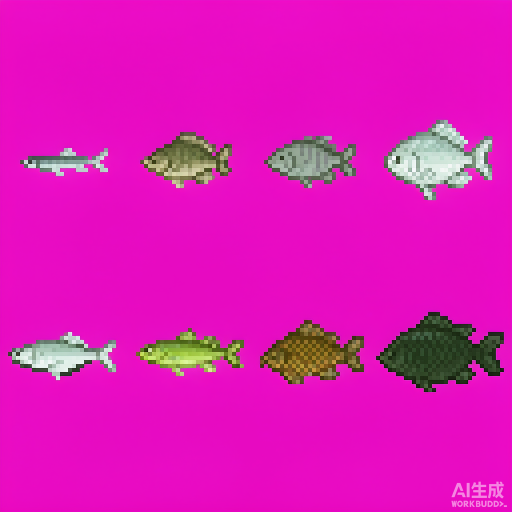
#> input picture assets/raw/pond_sheet.png, 1024 x 1024 px, found by its file name (shown at 1/2 size)
$ python gen_sprites.py
#> lines starting #> are read from the running program, lines starting #| are printed output that depends on the picture; after the words box and inside, x2 and y2 are one past the last pixel; in counts of white or black regions, pixels touching at a corner belong together
#!/usr/bin/env python3
# -*- coding: utf-8 -*-
"""
gen_sprites.py — 把 ImageGen 产出的像素原图（品红背景拼图）转成 LVGL C 数组 sprite。

处理链：
  裁掉水印边 → 品红抠底(硬边二值化) → 按网格切格 → 取每格主体 bbox →
  裁边→等比缩放(NEAREST)居中到目标画布 → 量化到 <=N 色 → 导出 C 数组 →
  程序化生成"未捕剪影" → 产出预览 PNG 与 preview.html。

用法:
  python tools/gen_sprites.py [--raw assets/raw] [--out assets/sprites]

参数化：新增一条鱼/道具，只需在下面的 FISH / PROPS / BACKGROUNDS 清单加一行，
重跑本脚本即可（sprite 与索引自动扩，无需手工改 C 数组）。
"""
import os
import sys
import base64
import argparse
from io import BytesIO

import numpy as np
from PIL import Image, ImageDraw, ImageFont

# ----------------------------------------------------------------------------
# 资产清单（改这里即可扩内容）
# ----------------------------------------------------------------------------
FISH_W, FISH_H = 48, 32          # 游戏内/图鉴 master 尺寸（图鉴用整数 2× 放大）
QUANT_COLORS = 24                # 调色板量化上限（保真又不失像素质感）

# 鱼：三张栖息地拼图，每张 4 列 × 2 行，行优先
FISH_SHEETS = {
    "pond": [
        ("baitiao",  "白条"), ("jiyu",     "鲫鱼"), ("luofei", "罗非鱼"), ("lianyu", "鲢鱼"),
        ("bianyu",   "鳊鱼"), ("caoyu",    "草鱼"), ("liyu",   "鲤鱼"),   ("qingyu", "青鱼"),
    ],
    "river": [
        ("makou",     "马口鱼"), ("huangsang", "黄颡鱼"), ("qiaozui", "翘嘴"), ("luyu",  "鲈鱼"),
        ("guiyu",     "鳜鱼"),   ("nianyu",    "鲶鱼"),   ("junyu",   "军鱼"), ("ganyu", "鳡鱼"),
    ],
    "sea": [
        ("xiaohuang", "小黄鱼"), ("daiyu",   "带鱼"),   ("bayu",   "鲅鱼"),   ("shiban",  "石斑鱼"),
        ("bimu",      "比目鱼"), ("jinqiang","金枪鱼"), ("qiyu",   "旗鱼"),   ("xiaosha", "小鲨鱼"),
    ],
}

# 道具/饵/竿/图标：一张 4×4 拼图，行优先
# 字段：(key, 中文, 行, 列, 横向跨格数, 输出宽, 输出高, 分类[, 旋转角度°])
#   —— 海竿那张图很宽，横跨了 (1,1)(1,2) 两格，所以要 colspan=2；
#      浮漂在 (1,3)，(1,2) 是空的（之前错填成 (1,2)，导致整列错位：
#      浮漂变成空图、鱼钩拿到浮漂、图鉴拿到水波……）
#   —— 竿/漂/饵的输出尺寸是"游戏里实际显示的大小"，不是美术原稿大小：
#      原稿只有 12~24px，直接摆到 240×320 的钓场里像一粒沙。这里先 NEAREST
#      放大再旋转，旋转放在放大之后（先生成 3× 方块再转，边缘是 3px 台阶，
#      符合像素风；反过来的话旋转锯齿会被放大 3 倍）。
PROPS_SHEET = "props_sheet.png"
PROPS = [
    ("bait_worm",     "蚯蚓",   0, 0, 1, 32, 32, "bait"),
    ("bait_dough",    "面团",   0, 1, 1, 32, 32, "bait"),
    ("bait_spinner",  "亮片",   0, 2, 1, 32, 32, "bait"),
    ("rod_hand",      "手竿",   0, 3, 1, 76, 76, "rod", 40),
    ("rod_lure",      "路亚竿", 1, 0, 1, 76, 76, "rod", 40),
    ("rod_sea",       "海竿",   1, 1, 2, 76, 76, "rod", 40),
    ("prop_float",    "浮漂",   1, 3, 1, 24, 32, "prop"),
    ("prop_hook",     "鱼钩",   2, 0, 1, 12, 12, "prop"),
    ("prop_bubble",   "气泡",   2, 1, 1,  8,  8, "prop"),
    ("prop_wave",     "水波",   2, 2, 1, 24,  4, "prop"),
    ("icon_codex",    "图鉴",   2, 3, 1, 16, 16, "icon"),
    ("icon_star",     "稀有",   3, 0, 1,  8,  8, "icon"),
    ("icon_perfect",  "完美",   3, 1, 1, 12, 12, "icon"),
]

# 鱼竿的卷线器原稿是"白圈 + 深色轴"，在浅蓝天空上会糊成一块发光白斑。
# 这里把竿上的近白像素压成中灰蓝（阈值, 目标色），卷线器读成金属轮且保住中间的轴。
# 只对 cat == "rod" 生效，鱼/饵/道具/背景都不动。
ROD_DARKEN = (110, (88, 98, 115))

# 场景背景：全屏 240×320（RGB565 不透明，省一半空间）
BG_W, BG_H = 240, 320
BACKGROUNDS = [
    ("bg_pond",  "静水塘", "bg_pond.png"),
    ("bg_river", "急流河", "bg_river.png"),
    ("bg_sea",   "深海",   "bg_sea.png"),
]

# ----------------------------------------------------------------------------
# 图像处理
# ----------------------------------------------------------------------------

def crop_watermark(img, bottom_frac=0.09):
    """裁掉底部水印带（ImageGen 右下角 'AI生成' 水印）。"""
#> called with bottom_frac = 0.09
    w, h = img.size
#> w = 1024; h = 1024
    return img.crop((0, 0, w, int(h * (1.0 - bottom_frac))))
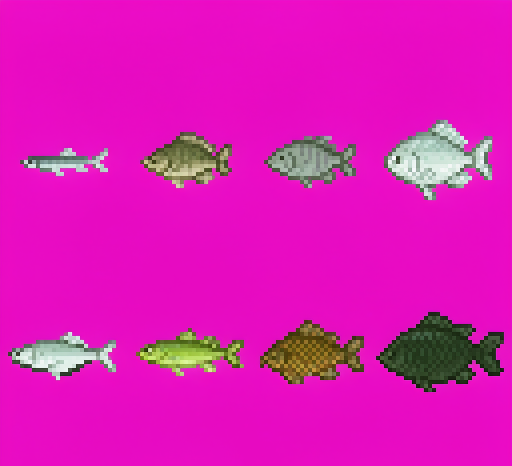
#> returned value: PIL image 1024x931 RGBA (shown at 1/2 size); mean R, G, B, A 219.2, 25.7, 183.8, 255


def key_out_magenta(img, tol=95):
    """品红背景(四角取中位色) → alpha；硬边二值化。"""
#> called with tol = 95
    a = np.asarray(img.convert("RGBA")).astype(np.int16)
    h, w, _ = a.shape
#> h = 931; w = 1024
    rgb = a[..., :3]
    patches = [rgb[0:24, 0:24], rgb[0:24, w - 24:w], rgb[h - 24:h, 0:24], rgb[h - 24:h, w - 24:w]]
    bg = np.median(np.concatenate([p.reshape(-1, 3) for p in patches]), axis=0)
#> bg = [235, 12, 197]
    d = np.sqrt(((rgb - bg) ** 2).sum(-1))
    alpha = np.where(d < tol, 0, 255).astype(np.uint8)
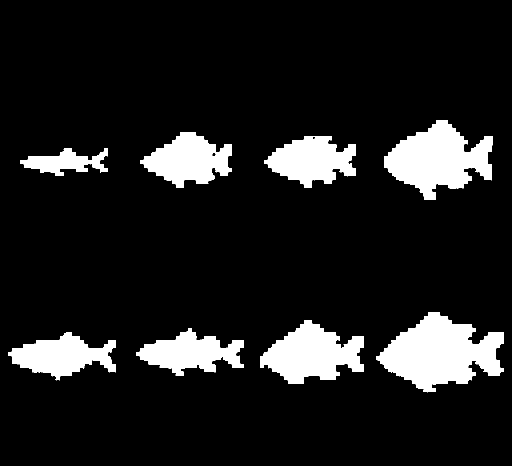
#> alpha: shape (931, 1024) (shown at 1/2 size); 11.8% white; 8 white regions, largest, box (x1, y1, x2, y2) and area: (752, 624, 1008, 785) 24096, (768, 240, 985, 400) 20028, (520, 640, 728, 768) 16033
    out = np.dstack([a[..., :3].astype(np.uint8), alpha])
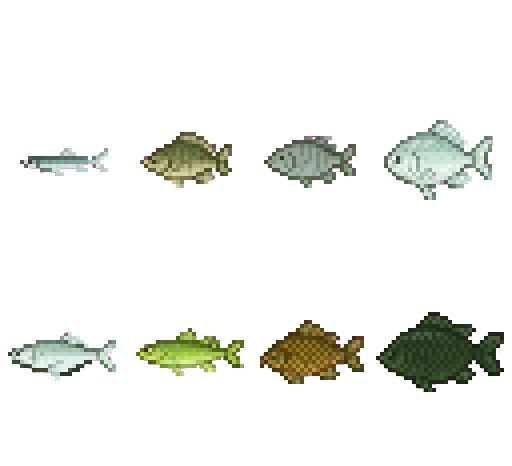
#> out: shape (931, 1024, 4) (shown at 1/2 size); mean R, G, B, A 219.2, 25.7, 183.8, 30; transparent parts drawn white
    return Image.fromarray(out, "RGBA"), bg


def slice_cell(img, rows, cols, r, c, cspan=1):
    w, h = img.size
    cw, ch = w // cols, h // rows
    return img.crop((c * cw, r * ch, (c + cspan) * cw, (r + 1) * ch))


# [12 lines left out: function blank_corner_watermark, not called in this run]


def quantize_rgba(img, colors=QUANT_COLORS):
    a = np.asarray(img)
    if a[..., 3].max() == 0:
        return img
    rgb = Image.fromarray(a[..., :3], "RGB")
    q = rgb.quantize(colors=colors, method=Image.MEDIANCUT, dither=Image.NONE).convert("RGB")
    res = np.dstack([np.asarray(q), a[..., 3]])
    return Image.fromarray(res, "RGBA")


def extract_sprite(cell, out_w, out_h, do_quant=True):
    """取单元格主体(非透明 bbox) → 等比 NEAREST 缩放 → 居中到 out_w×out_h 透明画布。"""
    a = np.asarray(cell.convert("RGBA"))
    mask = a[..., 3] > 0
    if not mask.any():
        return None
    ys, xs = np.where(mask)
    x0, x1 = int(xs.min()), int(xs.max()) + 1
    y0, y1 = int(ys.min()), int(ys.max()) + 1
    crop = cell.crop((x0, y0, x1, y1))
    cw, ch = crop.size
    scale = min(out_w / cw, out_h / ch)
    nw, nh = max(1, int(round(cw * scale))), max(1, int(round(ch * scale)))
    resized = crop.resize((nw, nh), Image.NEAREST)
    canvas = Image.new("RGBA", (out_w, out_h), (0, 0, 0, 0))
    canvas.paste(resized, ((out_w - nw) // 2, (out_h - nh) // 2), resized)
    if do_quant:
        canvas = quantize_rgba(canvas)
    return canvas


def make_silhouette(img, color=(18, 34, 56)):
    a = np.asarray(img).copy()
    m = a[..., 3] > 0
    a[m, 0], a[m, 1], a[m, 2] = color
    a[m, 3] = 255
    return Image.fromarray(a, "RGBA")


# [29 lines left out: functions darken_light, fit_background, not called in this run]


# ----------------------------------------------------------------------------
# C 数组导出
# ----------------------------------------------------------------------------

def argb8888_bytes(img):
    a = np.asarray(img.convert("RGBA"))          # R,G,B,A
    bgra = a[..., [2, 1, 0, 3]]                  # LVGL 内存序 = B,G,R,A
    return bgra.tobytes()


# [61 lines left out: functions rgb565_bytes, fmt_bytes, emit_c, emit_header, not called in this run]


# ----------------------------------------------------------------------------
# 主流程
# ----------------------------------------------------------------------------

def sheet_name_for(key):
    return {"pond": "pond_sheet.png", "river": "river_sheet.png", "sea": "sea_sheet.png"}[key]


def main():
    ap = argparse.ArgumentParser()
    ap.add_argument("--raw", default="assets/raw")
    ap.add_argument("--out", default="assets/sprites")
    ap.add_argument("--pngdir", default=None, help="导出单图 PNG 的目录（默认 <out>/png）")
    ap.add_argument("--font", default="assets/fonts/SourceHanSansCN-Normal.otf")
    args = ap.parse_args()

    raw = args.raw
    out = args.out
    pngdir = args.pngdir or os.path.join(out, "png")
    os.makedirs(out, exist_ok=True)
    os.makedirs(pngdir, exist_ok=True)

    fish_c, fish_hdr = [], []
    fish_pngs = []          # (key, 中文, habitat, png_path)
    sil_pngs = []
    prop_c, prop_hdr = [], []
    prop_pngs = []
    bg_c, bg_hdr = [], []
    bg_pngs = []

    # ---- 鱼 ----
    for habitat, items in FISH_SHEETS.items():
        src = os.path.join(raw, sheet_name_for(habitat))
        sheet = crop_watermark(Image.open(src).convert("RGBA"))
        sheet, bg = key_out_magenta(sheet)
#> bg = [235, 12, 197]
        for idx, (key, zh) in enumerate(items):
            r, c = divmod(idx, 4)
            cell = slice_cell(sheet, 2, 4, r, c)
            spr = extract_sprite(cell, FISH_W, FISH_H)
            if spr is None:
                print("  !! empty cell: %s (%s r%d c%d)" % (key, habitat, r, c))
                continue
            p = os.path.join(pngdir, "fish_%s.png" % key)
            spr.save(p)
            fish_pngs.append((key, zh, habitat, p))
            fish_c.append(("fish_%s" % key, "LV_COLOR_FORMAT_ARGB8888", FISH_W, FISH_H, argb8888_bytes(spr)))
            fish_hdr.append("fish_%s" % key)
            # 剪影
            sil = make_silhouette(spr)
            ps = os.path.join(pngdir, "sil_%s.png" % key)
            sil.save(ps)
            sil_pngs.append((key, zh, habitat, ps))
            fish_c.append(("sil_%s" % key, "LV_COLOR_FORMAT_ARGB8888", FISH_W, FISH_H, argb8888_bytes(sil)))
            fish_hdr.append("sil_%s" % key)
#> this loop made 8 passes
#> (x0 in extract_sprite, x1 in extract_sprite, y0 in extract_sprite, y1 in extract_sprite) on passes 1 to 8: (40, 216, 296, 352), (24, 208, 264, 376), (16, 200, 272, 376), (0, 217, 240, 400), (16, 232, 199, 296), (16, 232, 191, 287), (8, 256, 175, 303), (0, 240, 159, 320)
#> pass 1, in extract_sprite, `mask = a[..., 3] > 0`:
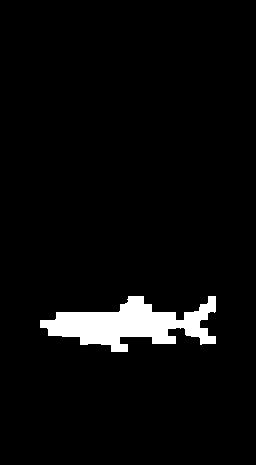
#> mask: shape (465, 256) bool; 4.2% white; 1 white region, box (x1, y1, x2, y2) and area: (40, 296, 216, 352) 5040
#> pass 1, in extract_sprite, `crop = cell.crop((x0, y0, x1, y1))`:
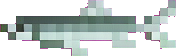
#> crop: PIL image 176x56 RGBA; mean R, G, B, A 188, 95, 177.8, 130.4; transparent parts drawn white
#> after the loop:
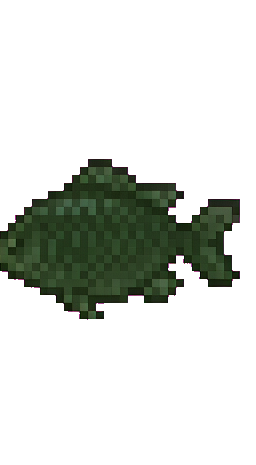
#> cell: PIL image 256x465 RGBA; mean R, G, B, A 194.7, 21.6, 163.4, 51; transparent parts drawn white
#> after the loop:
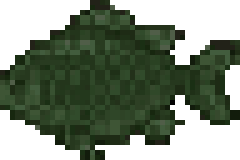
#> spr: PIL image 48x32 RGBA (shown 5 times larger); mean R, G, B, A 25.8, 37.4, 21, 156.2; transparent parts drawn white
#> after the loop, fish_c = 16 items; fish_hdr = ['fish_baitiao', 'sil_baitiao', 'fish_jiyu', 'sil_jiyu', 'fish_luofei', 'sil_luofei', 'fish_lianyu', 'sil_lianyu', 'fish_bianyu', 'sil_bianyu', 'fish_caoyu', 'sil_caoyu', 'fish_liyu', 'sil_liyu', 'fish_qingyu', 'sil_qingyu']; fish_pngs = 8 items; sil_pngs = 8 items
#> pass 2 of the loop in main, `for habitat, items in FISH_SHEETS.items():`:
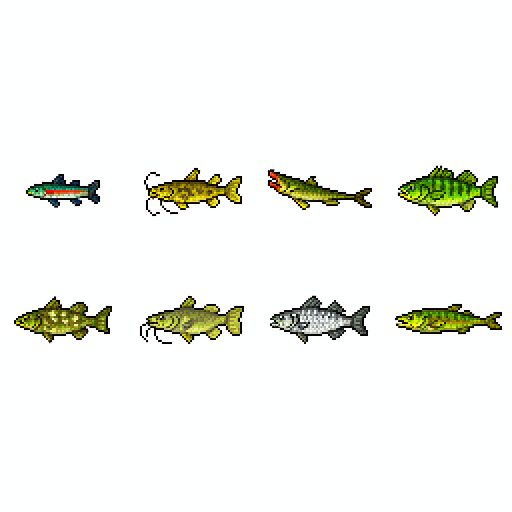
#> input picture assets/raw/river_sheet.png, 1024 x 1024 px, found by its file name (shown at 1/2 size)
#> in key_out_magenta (call 2), `bg = np.median(np.concatenate([p.reshape(-1, 3) for p in patches]), ax..`: bg = [254, 255, 255]
#> in key_out_magenta (call 2), `alpha = np.where(d < tol, 0, 255).astype(np.uint8)`:
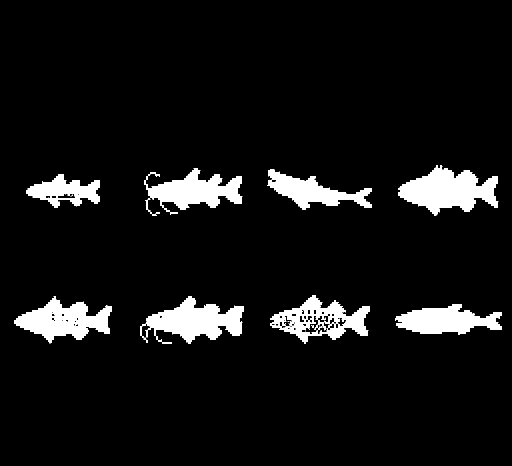
#> alpha: shape (931, 1024) (shown at 1/2 size); 7.3% white; 37 white regions (27 under 20 px), largest, box (x1, y1, x2, y2) and area: (796, 331, 997, 432) 11697, (280, 592, 488, 688) 10499, (28, 593, 224, 687) 9564
#> the loop in main, `for idx, (key, zh) in enumerate(items):` made 8 passes
#> (x0 in extract_sprite, x1 in extract_sprite, y0 in extract_sprite, y1 in extract_sprite) on passes 1 to 8: (52, 200, 348, 416), (32, 229, 336, 432), (23, 232, 338, 420), (28, 229, 331, 432), (28, 224, 128, 222), (24, 232, 127, 223), (28, 228, 126, 223), (22, 236, 143, 204)
#> after the loop in main, `for idx, (key, zh) in enumerate(items):`:
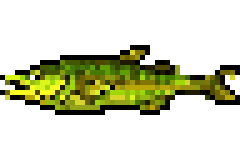
#> spr: PIL image 48x32 RGBA (shown 5 times larger); mean R, G, B, A 25.3, 28.2, 2.4, 69.1; transparent parts drawn white
#> after the loop in main, `for idx, (key, zh) in enumerate(items):`: fish_c = 32 items; fish_hdr = 32 items, first 6: 'fish_baitiao', 'sil_baitiao', 'fish_jiyu', 'sil_jiyu', 'fish_luofei', 'sil_luofei'; fish_pngs = 16 items

    # ---- 道具/饵/竿/图标 ----
    # 注意：水印用"原地抹掉"而不是裁掉底部，否则 4x4 格子高度变短、整列错位。
    psrc = os.path.join(raw, PROPS_SHEET)
    psheet = blank_corner_watermark(Image.open(psrc).convert("RGBA"))
    psheet, _ = key_out_magenta(psheet)
    for entry in PROPS:
        key, zh, r, c, cspan, w, h, cat = entry[:8]
        rot = float(entry[8]) if len(entry) > 8 else 0.0
        cell = slice_cell(psheet, 4, 4, r, c, cspan)
        spr = extract_sprite(cell, w, h)
        if spr is None:
            print("  !! empty cell: %s (%s r%d c%d)" % (key, cat, r, c))
            continue
        if rot:
            # 放大之后才旋转：先有 3× 方块，再整体转，得到 3px 台阶的像素斜边
            spr = spr.rotate(rot, resample=Image.NEAREST, expand=True)
            bb = spr.getbbox()
            if bb:
                spr = spr.crop(bb)
        if cat == "rod":
            spr = darken_light(spr, ROD_DARKEN[0], ROD_DARKEN[1])
        w, h = spr.size          # 旋转后画布跟着变大，C 数组尺寸以实际为准
        p = os.path.join(pngdir, "%s.png" % key)
        spr.save(p)
        prop_pngs.append((key, zh, cat, p, w, h))
        prop_c.append((key, "LV_COLOR_FORMAT_ARGB8888", w, h, argb8888_bytes(spr)))
        prop_hdr.append(key)

    # ---- 背景 ----
    for (key, zh, fn) in BACKGROUNDS:
        img = Image.open(os.path.join(raw, fn)).convert("RGB")
        img = fit_background(img, BG_W, BG_H)
        p = os.path.join(pngdir, "%s.png" % key)
        img.save(p)
        bg_pngs.append((key, zh, p))
        bg_c.append((key, "LV_COLOR_FORMAT_RGB565", BG_W, BG_H, rgb565_bytes(img)))
        bg_hdr.append(key)

    # ---- 写 C ----
    n1 = emit_c(os.path.join(out, "fish_sprites.c"), "鱼 sprite + 未捕剪影", fish_c)
    n2 = emit_c(os.path.join(out, "prop_sprites.c"), "饵/竿/道具/图标 sprite", prop_c)
    n3 = emit_c(os.path.join(out, "bg_sprites.c"), "场景背景（RGB565）", bg_c)
    emit_header(os.path.join(out, "sprites.h"), fish_hdr + prop_hdr + bg_hdr)

    # ---- 预览 ----
    build_preview_png(os.path.join(out, "preview.png"), fish_pngs, sil_pngs, prop_pngs, bg_pngs, args.font)
    build_preview_html(os.path.join(out, "preview.html"), fish_pngs, sil_pngs, prop_pngs, bg_pngs)

    total = n1 + n2 + n3
    print("[gen_sprites] fish=%d props=%d bg=%d" % (len(fish_pngs), len(prop_pngs), len(bg_pngs)))
    print("[gen_sprites] C bytes: fish=%d prop=%d bg=%d total=%.1f KB (flash)" % (n1, n2, n3, total / 1024.0))
    print("[gen_sprites] wrote: %s/{fish_sprites.c,prop_sprites.c,bg_sprites.c,sprites.h,preview.png,preview.html}" % out)


# [127 lines left out: functions _font, build_preview_png, build_preview_html, not called in this run]


if __name__ == "__main__":
#> (the run stopped early here; a loop or call above may not have finished)
